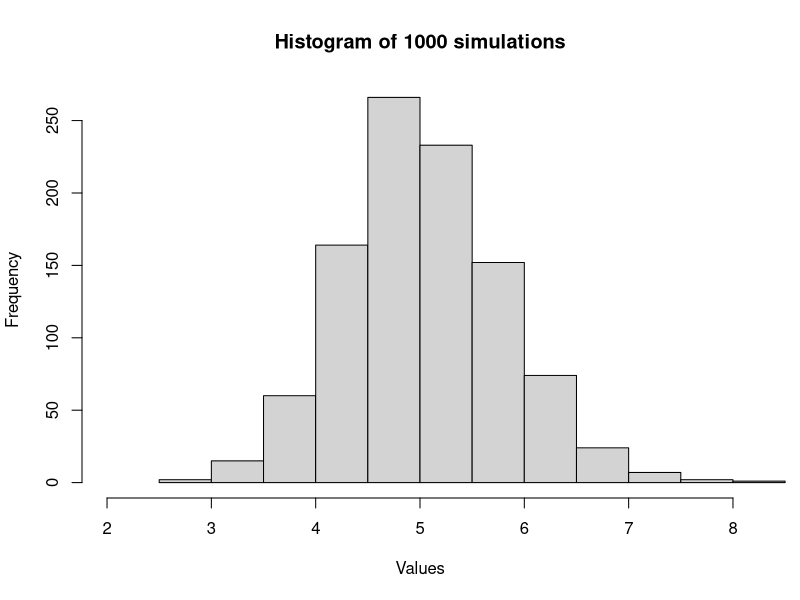
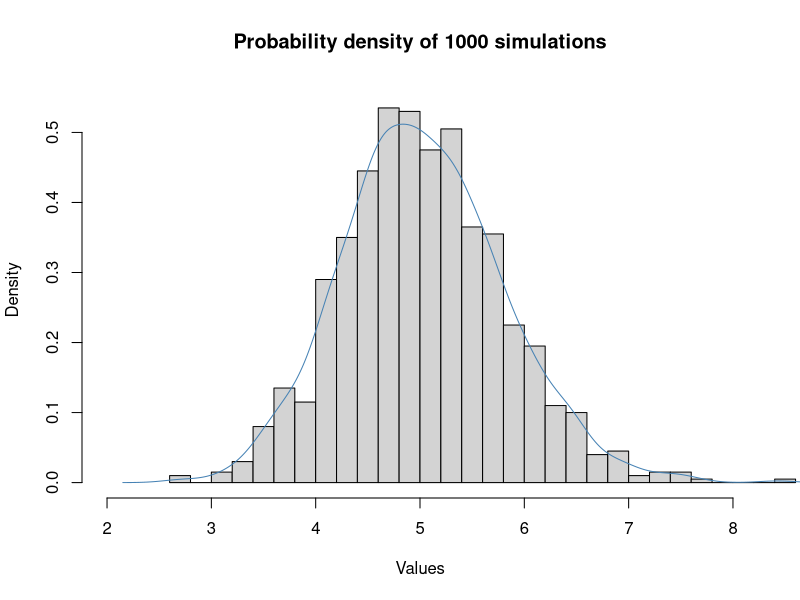
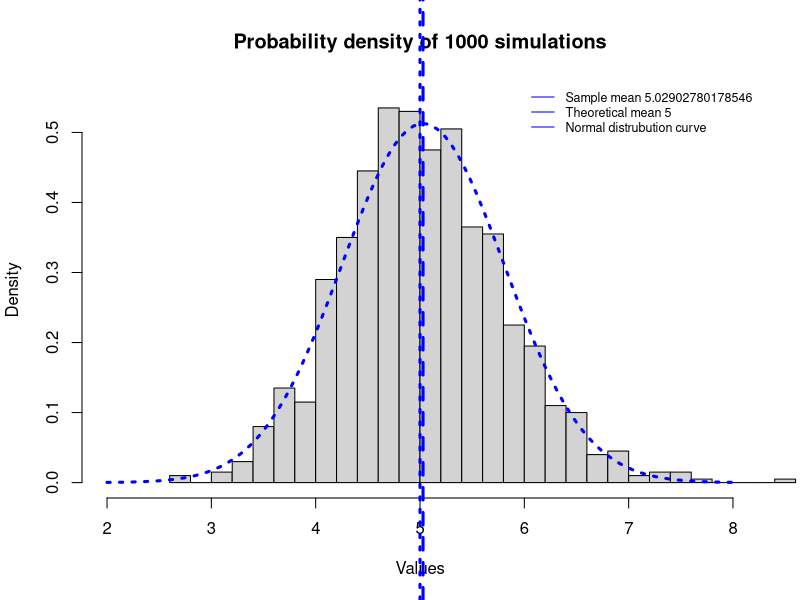
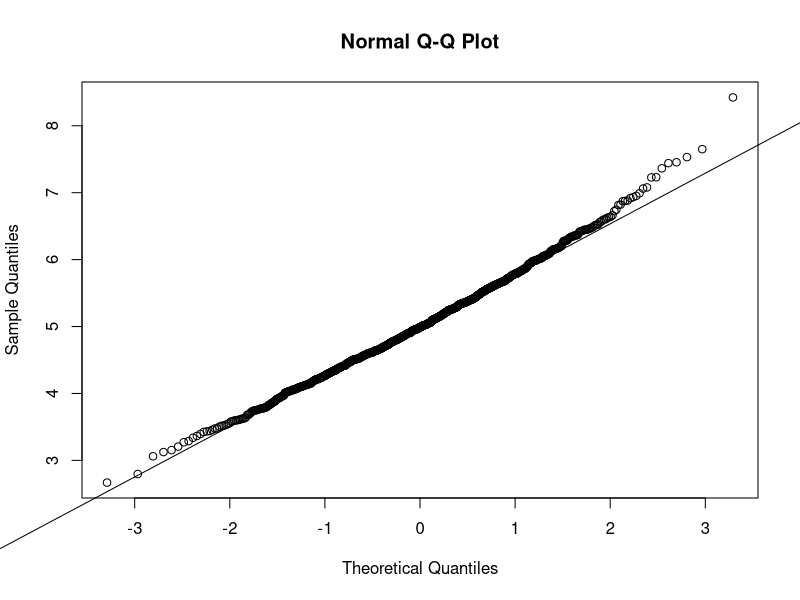

Source code (R) for these figures, in order:
## ---- chunk 1
##Set environment
##setwd("C:/Users/User/Desktop/Statistical Inference/")
library(knitr)
library(plotrix)
opts_chunk$set(echo=TRUE)
## ---- chunk 2
##Set parameter, sample size and simulation size
lambda <- 0.2
n <- 40
N <- 1000

##Set seed for random draw
set.seed(999)
## ---- chunk 3
##Simulate N times and calculate mean and standard deviation
meanValue <- NULL ##Initialize
meanStd <-NULL

for (i in 1:N){
  
  ##Calculate mean and std of sample means for each simulation
  expo <- rexp(n, lambda)
  mean <- mean(expo)
  std <- sd(expo)
  meanValue <- c(meanValue, mean)
  meanStd <- c(meanStd, std)
  
} ##End for
## ---- chunk 4
# All plotting is clipped to the 2*1 device region
par(mfrow = c(1,1), xpd=NA)

##Plot histogram of frequency and probability density
expoHistFreq <- hist(meanValue, freq=TRUE, xlim=c(2,8), 
                     main=paste("Histogram of",N,"simulations"), xlab="Values")

expoHistProb <- hist(meanValue, freq=FALSE, xlim=c(2,8), ylim=c(0,0.55), breaks=25, 
                     main=paste("Probability density of",N,"simulations"), xlab="Values")
lines(density(meanValue), col="steelblue") ##Simulated Gaussian probability density curve
## ---- chunk 5
##Sample mean and sample variance
meanSample <- mean(meanValue)
stdSample <- sd(meanValue)

##Theoretical mean and theoretical variance
meanThy <- 1/lambda
stdThy <- 1/lambda

##Compare sample mean and theoretical mean
meanSample ##meanSample=meanThy
meanThy

##Compare sample variance and theoretical variance
stdSample ##stdSample=stdThy/sqrt(n)
stdThy

##Plot and compare sample mean with theoretical mean
par(mfrow = c(1,1))

hist(meanValue, freq=FALSE, xlim=c(2,8), ylim=c(0,0.55), breaks=25, 
     main=paste("Probability density of",N,"simulations"), xlab="Values")

abline(v=meanSample, col="blue", lwd=3, lty=2) ##Plot sample mean
abline(v=meanThy, col="blue", lwd=3, lty=9) ##Plot theoretical mean

##Plot theoretical normal distribution density curve
x <- seq(min(meanValue), max(meanValue))

curve(dnorm(x, mean=meanSample, sd=stdSample), col="blue", lwd=3, lty=3, add=TRUE)

legend('topright', c(paste("Sample mean", meanSample), paste("Theoretical mean", meanThy), 
                     "Normal distrubution curve"), lty=1, col=c('blue', 'blue', "blue"), 
       bty='n', cex=.75) ##Add indicators
## ---- chunk 6
##Q-Q plot of mean values to show normality
qqnorm(meanValue)
qqline(meanValue)
